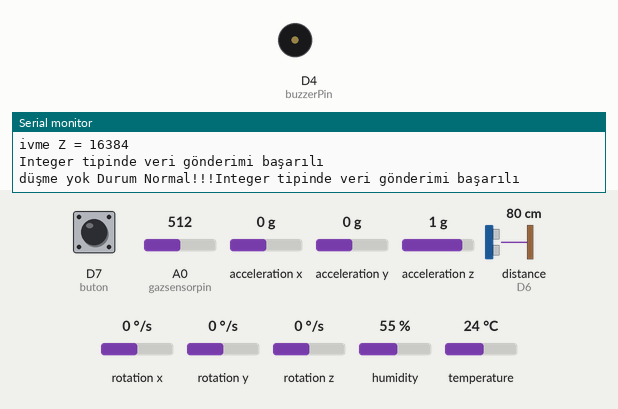
Bench run of a sketch on a simulated ESP8266 (NodeMCU). Parts: buzzer (waves = sounding, pin HIGH), the last lines printed to the serial monitor. Wiring (inferred from the names in the program): ultrasonic range finder: trigger D5; echo D6. Inputs (shaded band) come from the test bench; at power-on: humidity 55 %, A0 (gazsensorpin) = 512, D7 (buton) LOW, acceleration x 0 g, acceleration y 0 g, acceleration z 1 g, distance to the obstacle (sensor on D6) 80 cm, rotation x 0 °/s, rotation y 0 °/s, rotation z 0 °/s, temperature 24 °C. The echo pulse lasts 58.3 µs per cm; WiFi joins after 1.5 s; servers stay silent unless stated; pins used as bus, display or sensor lines are not drawn.

Above: at 2.7 s.
2.8 s: humidity set to 69 %
At 3.06 s:
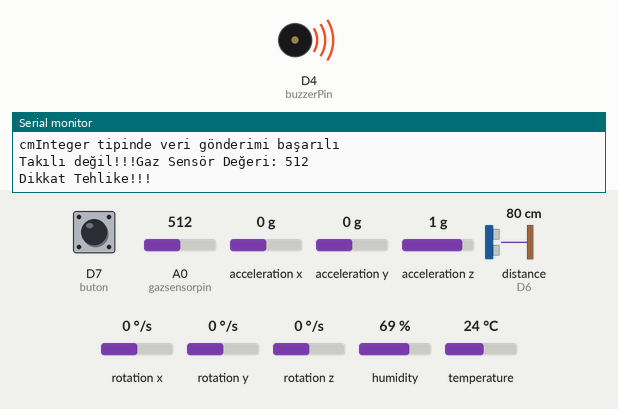
10.9 s: humidity set to 72 %
24.2 s: A0 (gazsensorpin) set to 210
32.7 s: A0 (gazsensorpin) set to 190
38.7 s: D7 (buton) pulled HIGH for 3 s
Timing chart, 0 to 44.2 s (numbered marks = the images above; inputs shaded):
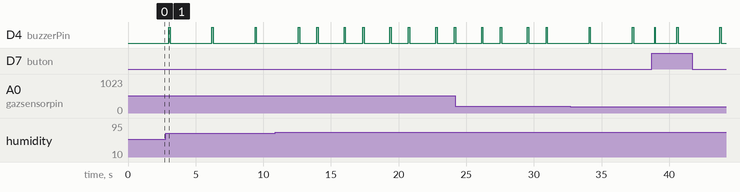

Measured:
- by itself, D4 (buzzerPin): repeats every 3.4 s: LOW 1.3 s, HIGH 0.10 s, LOW 1.9 s, HIGH 0.10 s

The sketch:

akillibaretarduino.ino
```cpp
#include "FirebaseESP8266.h"
#include <MPU6050.h>
#include <Wire.h>
#include <ESP8266WiFi.h>
#include <DFRobot_DHT11.h>

DFRobot_DHT11 DHT; //DHT nesnesi oluşturduk ısı nem için

MPU6050 sensor;  // sensor nesnesi oluşturduk düşme için

int16_t ivmeX , ivmeY , ivmeZ; //aşağı yukarı sağa sola hareket değerleri için
const int dusmedeger = 30000;  // Düşme eşik değeri


int DHT11_PIN=D0; //Isı nem sensör pini


#define gazsensorpin A0 // Gaz sensör pini
int gazsensordeger;


int trigPin=D5;  //Mesafe sensörü için
int echoPin=D6;


int buton=D7; //Buton için
int butonAktif=0;


int buzzerPin=D4;  //buzzer ses çıkması için


//sensör verisinin geliş süresi ve aradaki mesafeyi göstermek için
long sure;
int uzaklik;


#define FIREBASE_HOST "firebase database URL"
#define FIREBASE_AUTH "firebase database API anahtarı"
#define WIFI_SSID "bağlanacak wifi adresi"
#define WIFI_PASSWORD "bağlanacak wifi şifresi"

FirebaseData veritabanim;


void setup() {
 Serial.begin(115200);
 Wire.begin();
 WiFi.begin(WIFI_SSID, WIFI_PASSWORD);
  Serial.print("Ağ Bağlantısı Oluşturuluyor");
  while (WiFi.status() != WL_CONNECTED)
  {
    Serial.print(".");
    delay(300);
  }
  Serial.println();
  Serial.print("IP adresine bağlanıldı: ");
  Serial.println(WiFi.localIP());
  Serial.println();


 //Firebase bağlantısı başlatıyoruz. Bağlantı kesilirse tekrar bağlanmasını istiyoruz.

  Firebase.begin(FIREBASE_HOST, FIREBASE_AUTH);

  Firebase.reconnectWiFi(true);


  sensor.initialize(); //ivme  sensörünü başlattık


//Ultrasonik mesafe sensörlerinin pinlerini ayarlıyoruz.
  pinMode(trigPin,OUTPUT);
  pinMode(echoPin,INPUT);

//buzzer için pin ayarlaması
  pinMode(buzzerPin, OUTPUT);

//buton için pin ayarlaması
  pinMode(buton,INPUT);

}

void loop() {


// İvme sensörü için kodlar

sensor.getAcceleration(&ivmeX, &ivmeY, &ivmeZ); //sensör değerlerini okuyarak değerlerini değişkenlere atadık.

 Serial.print("ivme X = ");
  Serial.println(ivmeX);

  Serial.print("ivme Y = ");
  Serial.println(ivmeY);

  Serial.print("ivme Z = ");
  Serial.println(ivmeZ);

  delay(1000);

  //eşik değerinden yüksek olunca

 if (abs(ivmeX)>dusmedeger || abs(ivmeY)>dusmedeger || abs(ivmeZ)>dusmedeger) {
    if(Firebase.setInt(veritabanim,"/dustu",1)){
        Serial.println("Integer tipinde veri gönderimi başarılı");
       }
       else{
        Serial.println("Integer tipinde veri gönderimi başarısız");
       }
    Serial.print("düşme var ");
    delay(25000);

  }else {
    if(Firebase.setInt(veritabanim,"/dustu",3)){
        Serial.println("Integer tipinde veri gönderimi başarılı");
       }
       else{
        Serial.println("Integer tipinde veri gönderimi başarısız");
       }
   Serial.print("düşme yok ");
    }


//Buton içinkodlar

if(digitalRead(buton)== HIGH)
{
  Serial.print("Dikkat Tehlike Butonu!!!");
  digitalWrite(buzzerPin,HIGH);
  delay(50);
  digitalWrite(buzzerPin,LOW);
  delay(50);
  butonAktif=1;
   if(Firebase.setInt(veritabanim,"/butonbasili",butonAktif))
       {
        Serial.println("Integer tipinde veri gönderimi başarılı");
       }
       else{
        Serial.println("Integer tipinde veri gönderimi başarısız");
       }
 } else
      {
      Serial.print("Durum Normal!!!");
      digitalWrite(buzzerPin,LOW);
      butonAktif=0;
      if(Firebase.setInt(veritabanim,"/butonbasili",butonAktif))
       {
        Serial.println("Integer tipinde veri gönderimi başarılı");
       }
        else{
        Serial.println("Integer tipinde veri gönderimi başarısız");
        }
 }


//Ultrasonik sensör için kodlar

digitalWrite(trigPin,LOW);
delayMicroseconds(2);
digitalWrite(trigPin,HIGH);
delayMicroseconds(10);
digitalWrite(trigPin,LOW);

sure = pulseIn(echoPin, HIGH);
uzaklik = sure*0.034/2;

Serial.print("Uzaklık:");
Serial.println(uzaklik);
Serial.print("cm");

delay(50);

if(Firebase.setInt(veritabanim,"/barettak",uzaklik)){
        Serial.println("Integer tipinde veri gönderimi başarılı");
       }
       else{
        Serial.println("Integer tipinde veri gönderimi başarısız");
       }

if(uzaklik<15 && uzaklik>0)
 {
  Serial.print("Baret takılı");
 }
  else{
      Serial.print("Takılı değil!!!");
      }


// Gaz sensörü için kodlar 300 gibi bir değer yeterli olacaktır.


  gazsensordeger=analogRead(gazsensorpin);

  Serial.print("Gaz Sensör Değeri: ");
  Serial.println(gazsensordeger);

  if(gazsensordeger>200)
 {
  Serial.print("Dikkat Tehlike!!!");
  digitalWrite(buzzerPin,HIGH); // değer büyükse ses çıkması için
  delay(100);
  digitalWrite(buzzerPin,LOW);
  delay(100);
 }
  else{
      Serial.print("Durum Normal!!!");
      digitalWrite(buzzerPin,LOW);
      }

//Firebase için gaz sensör değeri
  if(Firebase.setInt(veritabanim,"/geazsensordeger",gazsensordeger)){
        Serial.println("String tipinde veri gönderimi başarılı");
       }
       else{
        Serial.println("String tipinde veri gönderimi başarısız");
       }


  //Isı nem sensör kodları


  DHT.read(DHT11_PIN);
  Serial.print("temp:");
  Serial.print(DHT.temperature);
  Serial.print("  humi:");
  Serial.println(DHT.humidity);
  delay(1000);


//Isı belli bir dereceden büyükse uyarı
  if(DHT.temperature > 30)
  {
  Serial.print("Dikkat Tehlike!!!");
  digitalWrite(buzzerPin,HIGH); // değer büyükse ses çıkması için
  delay(100);
  digitalWrite(buzzerPin,LOW);
  delay(100);
 }
  else{
      Serial.print("Durum Normal!!!");
      digitalWrite(buzzerPin,LOW);
      }


//Nem belli bir değerden büyükse uyarı
  if(DHT.humidity > 70)
  {
  Serial.print("Dikkat Tehlike!!!");
  digitalWrite(buzzerPin,HIGH); // değer büyükse ses çıkması için
  delay(100);
  digitalWrite(buzzerPin,LOW);
  delay(100);
 }
  else{
      Serial.print("Durum Normal!!!");
      digitalWrite(buzzerPin,LOW);
      }


  //Firebase için ısı ve nem değeri gönderilen bölüm

if(Firebase.setInt(veritabanim,"/gelennemdeger",DHT.humidity)){
        Serial.println("String tipinde veri gönderimi başarılı");
       }
       else{
        Serial.println("String tipinde veri gönderimi başarısız");
       }

if(Firebase.setInt(veritabanim,"/gelenisideger",DHT.temperature)){
        Serial.println("String tipinde veri gönderimi başarılı");
       }
       else{
        Serial.println("String tipinde veri gönderimi başarısız");
       }


}
```
